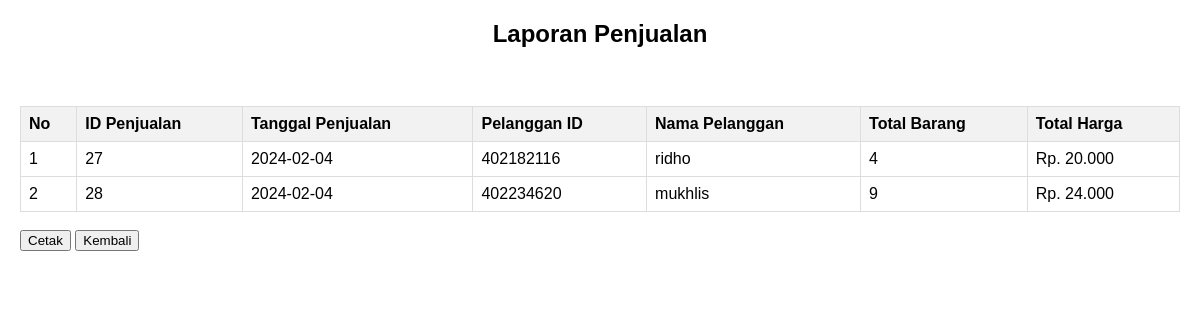
/administrator/laporan_penjualan.php, run on the app's committed database.
### tables this page shows
CREATE TABLE `penjualan` (
  `PenjualanID` int(11) NOT NULL,
  `TanggalPenjualan` date NOT NULL,
  `TotalHarga` decimal(10,2) NOT NULL,
  `PelangganID` int(11) NOT NULL
);

CREATE TABLE `pelanggan` (
  `PelangganID` int(11) NOT NULL,
  `NamaPelanggan` varchar(255) NOT NULL,
  `NomorTelepon` varchar(255) NOT NULL,
  `Alamat` text NOT NULL
);

### administrator/laporan_penjualan.php (the view, shortened to what this page needs)
<!DOCTYPE html>
<html lang="en">
<head>
</head>
<body>
    <h2><b>Laporan Penjualan</b></h2>
    <br>
    <?php
    include '../koneksi.php';
    $query = "SELECT penjualan.PenjualanID, penjualan.TanggalPenjualan, pelanggan.PelangganID, pelanggan.NamaPelanggan, penjualan.TotalHarga,
              SUM(detailpenjualan.JumlahProduk) AS TotalBarang
              FROM penjualan
              INNER JOIN pelanggan ON penjualan.PelangganID = pelanggan.PelangganID
              INNER JOIN detailpenjualan ON penjualan.PenjualanID = detailpenjualan.PenjualanID
              GROUP BY penjualan.PenjualanID";
    $result = mysqli_query($koneksi, $query);
    if ($result) {
        if (mysqli_num_rows($result) > 0) {
    ?>
            <table>
                <thead>
                    <tr class="table-secondary" class="fw-bold" align="left">
                        <th>No</th>
                        <th>ID Penjualan</th>
                        <th>Tanggal Penjualan</th>
                        <th>Pelanggan ID</th>
                        <th>Nama Pelanggan</th>
                        <th>Total Barang</th>
                        <th>Total Harga</th>
                    </tr>
                </thead>
                <tbody>
                    <?php
                    $no = 1;
                    while ($row = mysqli_fetch_assoc($result)) {
                        ?>
                        <tr>
                            <td><?php echo $no++; ?></td>
                            <td><?php echo $row['PenjualanID']; ?></td>
                            <td><?php echo $row['TanggalPenjualan']; ?></td>
                            <td><?php echo $row['PelangganID']; ?></td>
                            <td><?php echo $row['NamaPelanggan']; ?></td>
                            <td><?php echo $row['TotalBarang']; ?></td>
                            <td>Rp. <?php echo number_format($row['TotalHarga'], 0, ',', '.'); ?></td>
                        </tr>
                    <?php
                    }
                    ?>
                </tbody>
            </table>
    <?php
        } else {
            echo "<p>Tidak ada data penjualan.</p>";
        }
    } else {
        echo "Error: " . mysqli_error($koneksi);
    }
    ?>
    <br>
    <button class="no-print" onclick="window.print()">Cetak</button>
    <a href="../petugas/index.php" class="no-print"><button>Kembali</button></a>
</body>
</html>

### administrator/laporan_penjualan.php (style rules this page uses)
body { font-family: Arial, sans-serif; margin: 20px; }
h2 { text-align: center; }
table { width: 100%; border-collapse: collapse; margin-top: 20px; }
th, td { border: 1px solid #dddddd; text-align: left; padding: 8px; }
th { background-color: #f2f2f2; }

### data on the page
penjualan: PenjualanID "27", TanggalPenjualan "2024-02-04", PelangganID.PelangganID "402182116", PelangganID.NamaPelanggan "ridho", TotalBarang "4", TotalHarga "20.000"
penjualan: PenjualanID "28", TanggalPenjualan "2024-02-04", PelangganID.PelangganID "402234620", PelangganID.NamaPelanggan "mukhlis", TotalBarang "9", TotalHarga "24.000"
